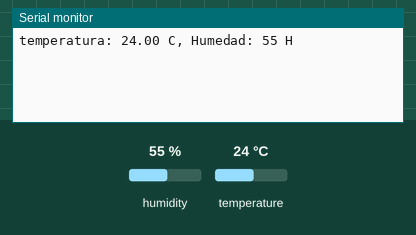
Bench run of a sketch on a simulated Arduino Uno, built with avr-gcc and run on an emulated ATmega328P. Parts: the last lines printed to the serial monitor. The test bench sets the inputs (shaded band); at power-on: humidity 55 %, temperature 24 °C.

Above: at 2.7 s.
2.8 s: humidity set to 22 %
At 7.2 s:
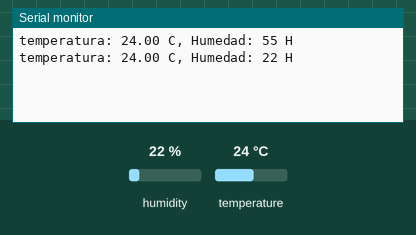
8.8 s: temperature set to 12 °C
At 13.1 s:
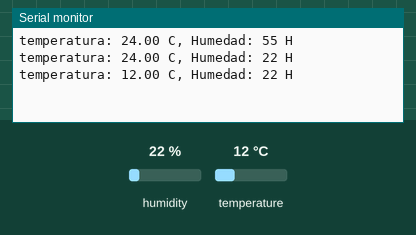
14.8 s: humidity set to 40 %
At 17.7 s:
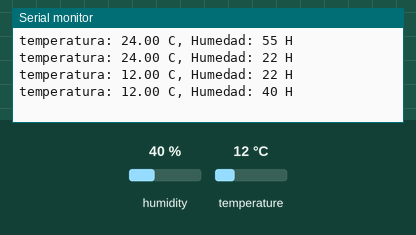
Timing chart, 0 to 19.2 s (numbered marks = the images above; inputs shaded):
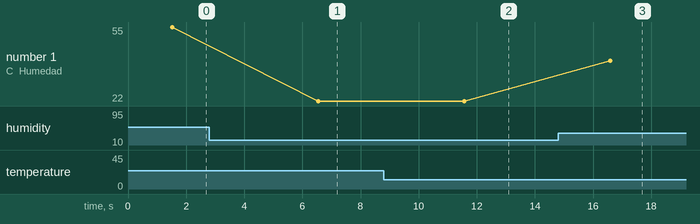

The sketch:

Temperatura_y_humedad_innacensa.ino
```cpp
#include "Ubidots.h"
#include<SimpleDHT.h>

const char* UBIDOTS_TOKEN = "BBFF-fhUIisjZvgMABgl8BiYMZPIEHOOSSX";  // Put here your Ubidots TOKEN
const char* DEVICE_TYPE = "temperatura-humedad-innacensa";     // Edit here your device type label
const char* WIFI_SSID = "Mu"; // Put here your Wi-Fi SSID
const char* WIFI_PASS = "0909039109"; // Put here your Wi-Fi password
Ubidots ubidots(UBIDOTS_TOKEN, UBI_HTTP);
float Valor_Temperatura = 0;
float Valor_Humedad = 0;
int pinDHT11 = 16;
SimpleDHT11 dht11(pinDHT11);
int contador=0;

void setup()
{
  Serial.begin(115200);
  ubidots.wifiConnect(WIFI_SSID, WIFI_PASS);
  ubidots.setDeviceType(DEVICE_TYPE);
  pinMode(pinDHT11, INPUT);
}

void loop()
{
  byte temperature = 0;
  byte humidity = 0;
  byte data[40] = {0};
  int err = SimpleDHTErrSuccess;
  if ((err = dht11.read(&temperature, &humidity, data)) != SimpleDHTErrSuccess)
  {
    Serial.print("Read DHT11 failed, err="); Serial.println(err);delay(1000);
    return;
  }
  float decimal=0.0;
  decimal=(2*2*2*data[28]+2*2*data[29]+2*data[30]+data[31]);
  float dato= temperature+decimal/10;
  Serial.print("temperatura: ");
  Serial.print(String(dato));
  Serial.print(" C, ");
  Serial.print("Humedad: ");
  Serial.print((int)humidity);
  Serial.println(" H");

  ubidots.add("Temperatura", dato);
  ubidots.add("Humedad",humidity );


  bool bufferSent = false;
  bufferSent = ubidots.send("");  // Will send data to a device label that matches the device Id
  delay(5000);

}
```

Measured:
- after the input at 2.8 s, the serial monitor: prints a new line after 3.7 s (image 1)
- after the input at 8.8 s, the serial monitor: prints a new line after 2.8 s (image 2)
- after the input at 14.8 s, the serial monitor: prints a new line after 1.8 s (image 3)
- plotted number 1: 55 → 22 after the input at 2.8 s, 22 → 40 after the input at 14.8 s
